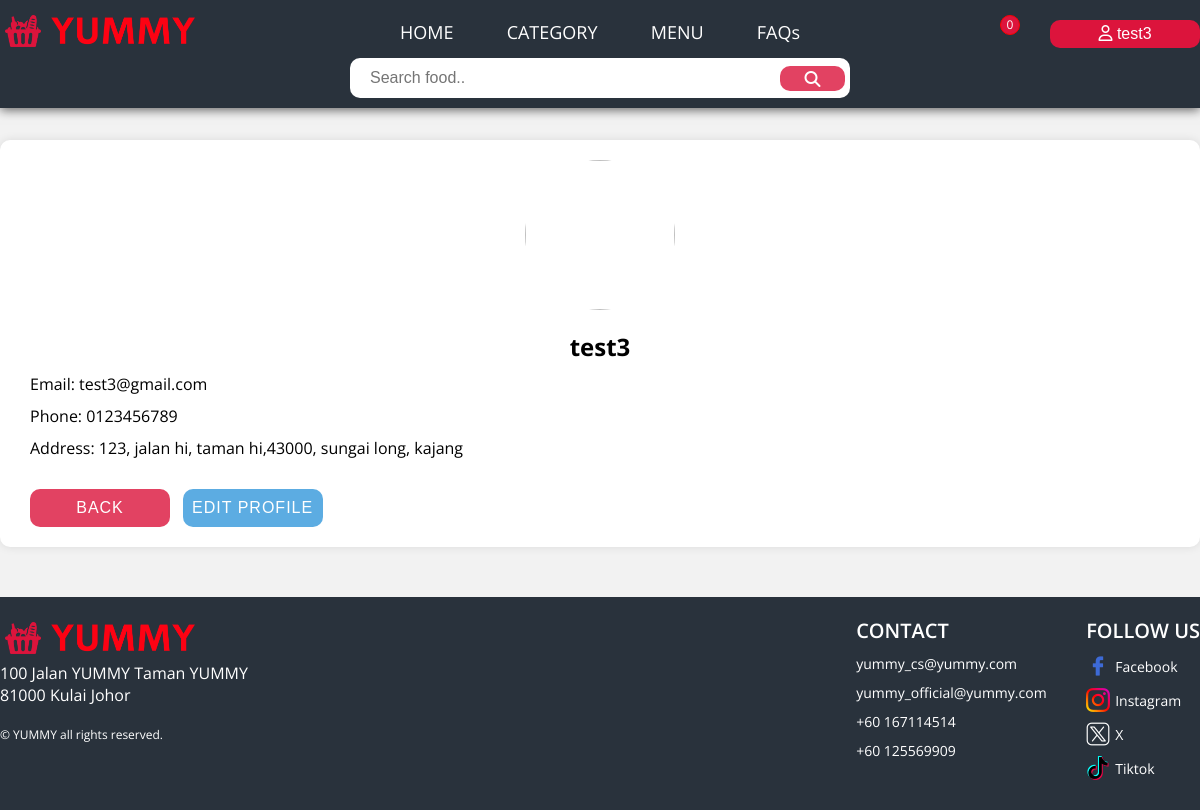
The app's page /myAccount/index.php (signed in), older data.
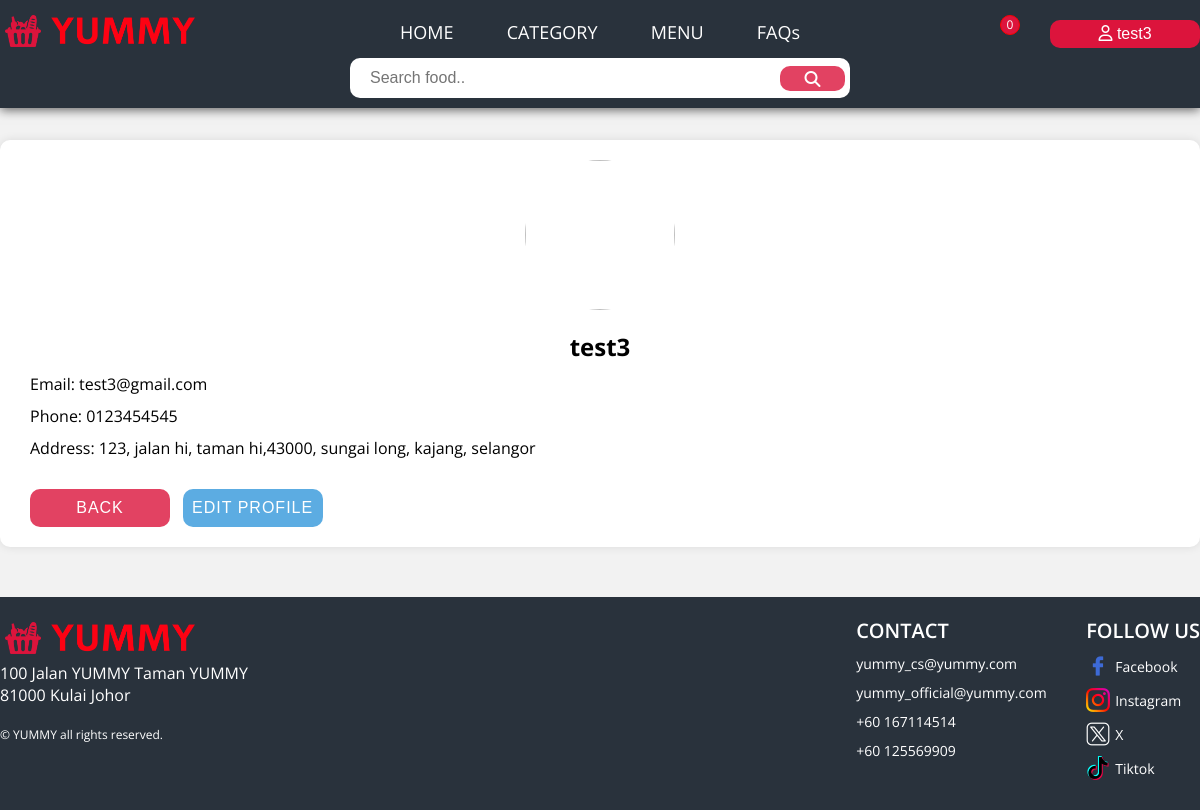
The same page, newer data.
### tables this page shows
CREATE TABLE IF NOT EXISTS `users` (
  `id` int NOT NULL AUTO_INCREMENT,
  `username` varchar(255) NOT NULL,
  `email` varchar(255) NOT NULL,
  `phoneNumber` varchar(255) NOT NULL,
  `address` varchar(255) NOT NULL,
  `password` varchar(255) NOT NULL,
  PRIMARY KEY (`id`)
);

### myAccount/index.php (the view, shortened to what this page needs)
<!DOCTYPE html>
<html lang="en">
<head>
    <link rel="stylesheet" href="../css/defaultCss.css">
    <link rel="stylesheet" href="../css/menu.css">
</head>
<?php
    include "../includes/menu_includes/header.php";
?>
    <div class="container">
        <div class="profile">
		    <img src="../images/MyAccount/avatar.jpg">
            <?php
			$username = $_SESSION['login'];
            $id  =$_SESSION['user_id'];
            $sql = "SELECT username, email,address,phoneNumber FROM users WHERE username = '$username' AND id = '$id'";
            $result = mysqli_query($conn,$sql);
            if ($result->num_rows >0) {
                while($row = $result->fetch_assoc()) {
                    echo "<div class='info'>";
                    echo "<h1>" . $row['username'] . "</h1>";
                    echo "<p>Email: " . $row['email'] . "</p>";
                    echo "<p>Phone: " . $row['phoneNumber'] . "</p>";
                    echo "<p>Address: " . $row['address'] . "</p>";
                    echo "</div>";
					break;
                }
            } else {
                echo "0 results";
            }
            ?>
			<button class="btn btn-back" onclick="window.location.href='../menu'">Back</button>
			<button class="btn btn-edit" onclick="window.location.href='../myAccount/edit.php'">Edit Profile</button>
        </div>
    </div>
<?php include "../includes/menu_includes/footer.php" ?>

Row changes from the older to the newer data that the page shows:
changed users "test3": phoneNumber "0123456789" → "0123454545"; address "123, jalan hi, taman hi,43000, sungai long, kajang" → "123, jalan hi, taman hi,43000, sungai long, kajang, selangor"
